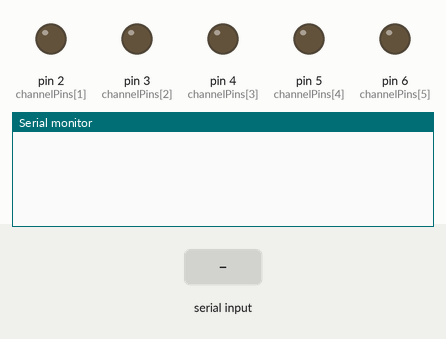
Bench run of a sketch on a simulated Arduino Uno, built with avr-gcc and run on an emulated ATmega328P. On the bench: output pins drawn as LEDs (lit = HIGH), the last lines printed to the serial monitor. The inputs (shaded band) are chosen by the test bench.

Above: at 1.2 s.
1.3 s: "<STOP;>>" received over Serial
At 2.4 s:
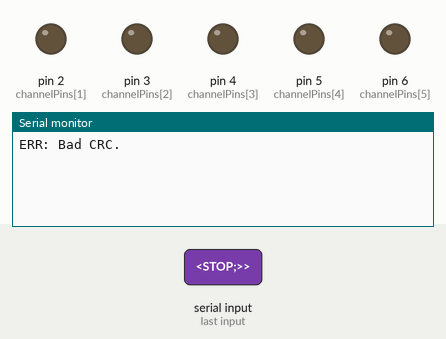
2.8 s: "<90;45;200>>" received over Serial
At 3.6 s:
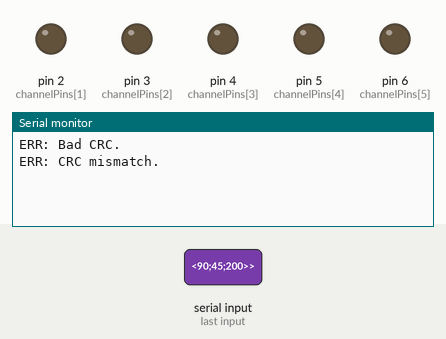
4.3 s: "<0>>" received over Serial
At 4.7 s:
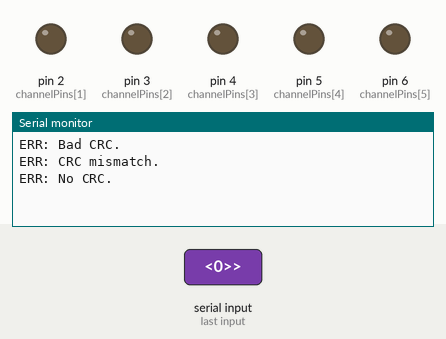

The sketch:

arduino.ino
```cpp
#include <Arduino.h>

// ========== Config ==========
#define DEBUG 1  // Set to 1 for verbose serial prints

const int channelPins[] = {1, 2, 3, 4, 5, 6};
const int numChannels = sizeof(channelPins) / sizeof(channelPins[0]);
const int maxEvents = 20;

// ========== Data Structures ==========
struct Event {
  unsigned long startTime;  // in micros
  int channel;
  bool state;
};

Event Events[maxEvents];
int numEvents = 0;

// ========== Helpers ==========
void sendConfirmation(bool success, const char* msg = "") {
#if DEBUG
  Serial.print(success ? "OK: " : "ERR: ");
  Serial.println(msg);
#else
  Serial.println(success ? "1" : "0");  // Faster/shorter messages
#endif
}

void resetEvents() {
  numEvents = 0;
#if DEBUG
  Serial.println("Events reset.");
#endif
}

void scheduleEvent(unsigned long delay_us, int channel, bool state) {
  if (channel >= numChannels || channel < 0) {
    sendConfirmation(false, "Bad channel.");
    return;
  }
  if (numEvents < maxEvents) {
    Events[numEvents++] = {micros() + delay_us, channel, state};
  } else {
    sendConfirmation(false, "Event buffer full.");
  }
}

void processEvents() {
  unsigned long now = micros();
  for (int i = 0; i < numEvents;) {
    if ((long)(now - Events[i].startTime) >= 0) {
      digitalWrite(channelPins[Events[i].channel], Events[i].state);
      Events[i] = Events[--numEvents];  // Fast remove
    } else {
      ++i;
    }
  }
}

// ========== Setup ==========
void setup() {
  Serial.begin(115200);
  pinMode(channelPins[0], OUTPUT);
  pinMode(channelPins[1], OUTPUT);
  pinMode(channelPins[2], OUTPUT);
  pinMode(channelPins[3], OUTPUT);
  pinMode(channelPins[4], OUTPUT);
  pinMode(channelPins[5], OUTPUT);
  digitalWrite(channelPins[0], LOW);
  digitalWrite(channelPins[1], LOW);
  digitalWrite(channelPins[2], LOW);
  digitalWrite(channelPins[3], LOW);
  digitalWrite(channelPins[4], LOW);
  digitalWrite(channelPins[5], LOW);
}

// ========== Main Loop ==========
void loop() {
  // Always process pending events
  processEvents();

  // Wait for start of command
  while (Serial.available() > 0 && Serial.peek() != '<') {
    Serial.read(); // discard garbage
  }

  if (Serial.available() == 0) return;

  if (Serial.read() != '<') return;

  char buffer[512];
  int len = Serial.readBytesUntil('>', buffer, sizeof(buffer) - 1);
  buffer[len] = '\0';

  if (len == 0) {
    sendConfirmation(false, "Empty.");
    return;
  }

  // Handle STOP
  if (strncmp(buffer, "STOP;", 5) == 0) {
    char receivedCRC = atoi(buffer + 5);
    char calcCRC = 0;
    for (int i = 0; i < 5; ++i) calcCRC ^= buffer[i];

    if (calcCRC == receivedCRC) {
      resetEvents();
      for (int i = 0; i < numChannels; ++i) {
        digitalWrite(channelPins[i], LOW);
      }
      sendConfirmation(true, "Stopped.");
    } else {
      sendConfirmation(false, "Bad CRC.");
    }
    while (Serial.available()) Serial.read();
    return;
  }

  // Handle event commands
  char* lastSemi = strrchr(buffer, ';');
  if (!lastSemi || *(lastSemi + 1) == '\0') {
    sendConfirmation(false, "No CRC.");
    return;
  }

  int receivedCRC = atoi(lastSemi + 1);
  size_t dataLen = lastSemi - buffer + 1;
  char data[512];
  strncpy(data, buffer, dataLen);
  data[dataLen] = '\0';

  char calcCRC = 0;
  for (size_t i = 0; i < dataLen; ++i) {
    calcCRC ^= data[i];
  }

  if (calcCRC != receivedCRC) {
    sendConfirmation(false, "CRC mismatch.");
    return;
  }

  resetEvents();

  char* token = strtok(data, ";");
  while (token != NULL) {
    char* p1 = strchr(token, '(');
    char* c1 = strchr(p1, ',');
    char* c2 = strchr(c1 + 1, ',');
    char* p2 = strchr(c2 + 1, ')');

    if (p1 && c1 && c2 && p2) {
      *c1 = *c2 = *p2 = '\0';
      int ch = atoi(p1 + 1);
      int time = atoi(c1 + 1);
      int state = atoi(c2 + 1);
      scheduleEvent((unsigned long)time * 1000, ch, state != 0);
    }
#if DEBUG
    else {
      Serial.print("Skip: ");
      Serial.println(token);
    }
#endif
    token = strtok(NULL, ";");
  }

  sendConfirmation(true, "Scheduled.");
  while (Serial.available()) Serial.read();
}
```

Measured:
- after the input at 1.3 s, the serial monitor: prints a new line at once (image 1)
- after the input at 2.8 s, the serial monitor: prints a new line at once (image 2)
- after the input at 4.3 s, the serial monitor: prints a new line at once (image 3)
